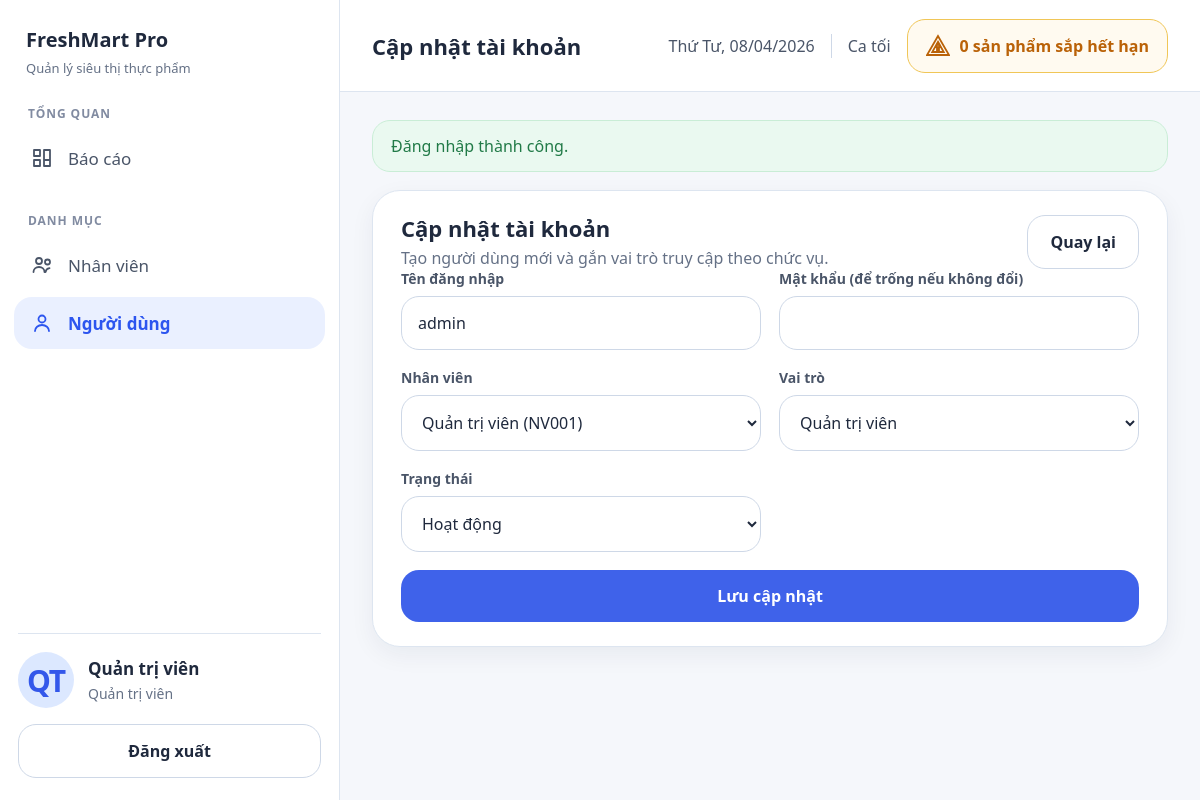
The page /index.php?c=tai-khoan&a=form&id=1 (signed in) on the database its author committed.
### tables this page shows
CREATE TABLE `tai_khoan` (
  `ma_tai_khoan` int(11) NOT NULL,
  `ten_dang_nhap` varchar(50) NOT NULL,
  `password` varchar(255) NOT NULL,
  `trang_thai` enum('HOAT_DONG','VO_HIEU_HOA') DEFAULT 'HOAT_DONG',
  `ma_nhan_vien` varchar(20) DEFAULT NULL,
  `ma_chuc_vu` varchar(20) DEFAULT NULL
);

CREATE TABLE `nhan_vien` (
  `ma_nhan_vien` varchar(20) NOT NULL,
  `ten_nhan_vien` varchar(100) NOT NULL,
  `gioi_tinh` varchar(10) DEFAULT NULL,
  `so_dien_thoai` varchar(15) DEFAULT NULL,
  `email` varchar(100) DEFAULT NULL,
  `dia_chi` varchar(255) DEFAULT NULL,
  `ngay_sinh` date DEFAULT NULL,
  `ma_chuc_vu` varchar(20) DEFAULT NULL
);

CREATE TABLE `chuc_vu` (
  `ma_chuc_vu` varchar(20) NOT NULL,
  `ten_chuc_vu` varchar(100) NOT NULL
);

### controllers/TaiKhoanController.php (called while the page is built, shortened)
<?php
require_once APP_ROOT . '/models/TaiKhoanModel.php';
require_once APP_ROOT . '/models/ChucVuModel.php';
class TaiKhoanController
{
    private TaiKhoanModel $taiKhoanModel;
    private ChucVuModel $chucVuModel;
    public function __construct()
    {
        $this->taiKhoanModel = new TaiKhoanModel();
        $this->chucVuModel = new ChucVuModel();
    }
    public function form(): void
    {
        $id = (int) ($_GET['id'] ?? 0);
        $account = $id > 0 ? $this->taiKhoanModel->findById($id) : null;
        $this->renderForm($account, [], $account !== null);
    }
    private function renderForm(array|null $account, array $errors, bool $isEdit): void
    {
        $currentEmployeeId = is_array($account) ? (string) ($account['ma_nhan_vien'] ?? '') : null;
        render('tai_khoan/form', [
            'pageTitle' => $isEdit ? 'Cập nhật tài khoản' : 'Thêm tài khoản',
            'account' => $account,
            'errors' => $errors,
            'roles' => $this->chucVuModel->all(),
            'employees' => $this->taiKhoanModel->availableEmployees($currentEmployeeId),
            'isEdit' => $isEdit,
        ]);
    }
}

### index.php (called while the page is built, shortened)
<?php
require_once realpath(__DIR__ . '/config/app.php');
$route = current_route();
$action = $route['action'];
$controller = new $controllerClass();
$controller->{$action}();

### models/TaiKhoanModel.php (called while the page is built, shortened)
<?php
class TaiKhoanModel
{
    private PDO $pdo;
    public function __construct()
    {
        $this->pdo = db();
    }
    public function findById(int $id): ?array
    {
        $statement = $this->pdo->prepare(
            "SELECT
                tk.ma_tai_khoan,
                tk.ten_dang_nhap,
                tk.trang_thai,
                tk.ma_nhan_vien,
                tk.ma_chuc_vu,
                nv.ten_nhan_vien,
                cv.ten_chuc_vu
             FROM tai_khoan tk
             LEFT JOIN nhan_vien nv ON nv.ma_nhan_vien = tk.ma_nhan_vien
             LEFT JOIN chuc_vu cv ON cv.ma_chuc_vu = tk.ma_chuc_vu
             WHERE tk.ma_tai_khoan = :id
             LIMIT 1"
        );
        $statement->execute(['id' => $id]);
        $account = $statement->fetch();
        return $account ?: null;
    }
    public function availableEmployees(?string $includeEmployeeId = null): array
    {
        $sql = "SELECT
                    nv.ma_nhan_vien,
                    nv.ten_nhan_vien,
                    cv.ten_chuc_vu
                FROM nhan_vien nv
                LEFT JOIN chuc_vu cv ON cv.ma_chuc_vu = nv.ma_chuc_vu
                LEFT JOIN tai_khoan tk ON tk.ma_nhan_vien = nv.ma_nhan_vien
                WHERE tk.ma_tai_khoan IS NULL";
        $params = [];
        if ($includeEmployeeId !== null && $includeEmployeeId !== '') {
            $sql .= ' OR nv.ma_nhan_vien = :include_employee_id';
            $params['include_employee_id'] = $includeEmployeeId;
        }
        $sql .= ' ORDER BY nv.ten_nhan_vien ASC';
        $statement = $this->pdo->prepare($sql);
        $statement->execute($params);
        return $statement->fetchAll();
    }
}

### config/database.php (called while the page is built, shortened)
<?php
function db()
{
    static $pdo = null;
    if ($pdo === null) {
        $dsn = 'mysql:host=' . DB_HOST . ';port=' . DB_PORT
             . ';dbname=' . DB_NAME . ';charset=' . DB_CHARSET;
        try {
            $pdo = new PDO($dsn, DB_USER, DB_PASS, [
                PDO::ATTR_ERRMODE            => PDO::ERRMODE_EXCEPTION,
                PDO::ATTR_DEFAULT_FETCH_MODE => PDO::FETCH_ASSOC,
                PDO::ATTR_EMULATE_PREPARES   => false,
            ]);
        } catch (PDOException $e) {
            die('Lỗi kết nối CSDL: ' . $e->getMessage());
        }
    }
    return $pdo;
}

### models/ChucVuModel.php (called while the page is built, shortened)
<?php
class ChucVuModel
{
    private PDO $pdo;
    public function __construct()
    {
        $this->pdo = db();
    }
    public function all(): array
    {
        $statement = $this->pdo->query(
            'SELECT ma_chuc_vu, ten_chuc_vu FROM chuc_vu ORDER BY ten_chuc_vu ASC'
        );
        return $statement->fetchAll();
    }
}

### views/tai_khoan/form.php (the view, shortened to what this page needs)
<?php
$account = $account ?? [];
$roles = $roles ?? [];
$employees = $employees ?? [];
$isEdit = $isEdit ?? false;
?>
<section class="panel">
    <div class="toolbar">
        <div>
            <h3 class="section-title"><?= $isEdit ? 'Cập nhật tài khoản' : 'Thêm tài khoản' ?></h3>
            <p class="section-subtitle">Tạo người dùng mới và gắn vai trò truy cập theo chức vụ.</p>
        </div>
        <a class="button button--ghost" href="<?= e(url_for('tai-khoan', 'index')) ?>">Quay lại</a>
    </div>
    <form method="post" action="<?= e(url_for('tai-khoan', 'save')) ?>" class="form-grid">
        <div class="field">
            <label for="ten_dang_nhap">Tên đăng nhập</label>
            <input id="ten_dang_nhap" name="ten_dang_nhap" value="<?= e($account['ten_dang_nhap'] ?? '') ?>" required>
        </div>
        <div class="field">
            <label for="password">Mật khẩu <?= $isEdit ? '(để trống nếu không đổi)' : '' ?></label>
            <input id="password" name="password" type="password" <?= $isEdit ? '' : 'required' ?>>
        </div>
        <div class="field">
            <label for="ma_nhan_vien">Nhân viên</label>
            <select id="ma_nhan_vien" name="ma_nhan_vien" required>
                <?php foreach ($employees as $employee): ?>
                    <option value="<?= e($employee['ma_nhan_vien']) ?>" <?= ($account['ma_nhan_vien'] ?? '') === $employee['ma_nhan_vien'] ? 'selected' : '' ?>>
                        <?= e($employee['ten_nhan_vien']) ?> (<?= e($employee['ma_nhan_vien']) ?>)
                    </option>
                <?php endforeach; ?>
            </select>
        </div>
        <div class="field">
            <label for="ma_chuc_vu">Vai trò</label>
            <select id="ma_chuc_vu" name="ma_chuc_vu" required>
                <?php foreach ($roles as $role): ?>
                    <option value="<?= e($role['ma_chuc_vu']) ?>" <?= ($account['ma_chuc_vu'] ?? '') === $role['ma_chuc_vu'] ? 'selected' : '' ?>>
                        <?= e($role['ten_chuc_vu']) ?>
                    </option>
                <?php endforeach; ?>
            </select>
        </div>
        <div class="field">
            <label for="trang_thai">Trạng thái</label>
            <select id="trang_thai" name="trang_thai">
                <?php $status = $account['trang_thai'] ?? 'HOAT_DONG'; ?>
                <option value="HOAT_DONG" <?= $status === 'HOAT_DONG' ? 'selected' : '' ?>>Hoạt động</option>
            </select>
        </div>
        <div class="field field--full">
            <button type="submit"><?= $isEdit ? 'Lưu cập nhật' : 'Thêm tài khoản' ?></button>
        </div>
    </form>
</section>

### views/layout/header.php (shortened to what this page needs)
<!DOCTYPE html>
<html lang="vi">
<head>
    <link rel="stylesheet" href="<?= e(asset_url('css/style.css')) ?>?v=<?= e(APP_VERSION) ?>">
    <link rel="stylesheet" href="<?= e(asset_url('css/smooth.css')) ?>?v=<?= e(APP_VERSION) ?>">
</head>
<body hx-boost="true">
    <div class="app-shell<?= $hideNav ? ' app-shell--auth' : '' ?>">
        <?php if (!$hideNav && $currentUser): ?>
            <aside class="sidebar">
                <div class="brand">
                    <h1>FreshMart Pro</h1>
                    <p>Quản lý siêu thị thực phẩm</p>
                </div>
                <nav class="sidebar__nav">
                    <div class="sidebar__section">
                        <span class="sidebar__section-label">Tổng quan</span>
                        <a class="nav-link <?= $route['controller'] === 'bao-cao' ? 'is-active' : '' ?>" href="<?= e(url_for('bao-cao', 'index')) ?>">
                            <span class="nav-link__icon">
                                <svg viewBox="0 0 24 24" aria-hidden="true"><path d="M4 4h6v6H4zm10 0h6v10h-6zM4 14h6v6H4zm10 0h6v6h-6z"/></svg>
                            </span>
                            <span>Báo cáo</span>
                        </a>
                    </div>
                    <div class="sidebar__section">
                        <span class="sidebar__section-label">Danh mục</span>
                        <?php if (can_access('nhan-vien')): ?>
                            <a class="nav-link <?= $route['controller'] === 'nhan-vien' ? 'is-active' : '' ?>" href="<?= e(url_for('nhan-vien', 'index')) ?>">
                                <span class="nav-link__icon">
                                    <svg viewBox="0 0 24 24" aria-hidden="true"><circle cx="9" cy="8" r="3"/><path d="M3.5 19c0-2.8 2.4-5 5.5-5s5.5 2.2 5.5 5"/><circle cx="17.5" cy="9" r="2.5"/><path d="M15.5 19c.3-2 1.9-3.5 4-3.9"/></svg>
                                </span>
                                <span>Nhân viên</span>
                            </a>
                        <?php endif; ?>
                        <?php if (can_access('tai-khoan')): ?>
                            <a class="nav-link <?= $route['controller'] === 'tai-khoan' ? 'is-active' : '' ?>" href="<?= e(url_for('tai-khoan', 'index')) ?>">
                                <span class="nav-link__icon">
                                    <svg viewBox="0 0 24 24" aria-hidden="true"><circle cx="12" cy="8" r="3.5"/><path d="M5 20c0-3.3 3.1-6 7-6s7 2.7 7 6"/></svg>
                                </span>
                                <span>Người dùng</span>
                            </a>
                        <?php endif; ?>
                    </div>
                </nav>
                <div class="sidebar__footer">
                    <div class="profile-card">
                        <div class="profile-card__avatar"><?= e(user_initials($currentUser['ten_nhan_vien'] ?? $currentUser['ten_dang_nhap'] ?? '')) ?></div>
                        <div>
                            <strong><?= e($currentUser['ten_nhan_vien'] ?? $currentUser['ten_dang_nhap'] ?? 'Người dùng') ?></strong>
                            <span><?= e($currentUser['ten_chuc_vu'] ?? $currentUser['ma_chuc_vu'] ?? '') ?></span>
                        </div>
                    </div>
                    <a class="button button--ghost button--full" href="<?= e(url_for('auth', 'logout')) ?>">Đăng xuất</a>
                </div>
            </aside>
        <?php endif; ?>
        <main class="content">
            <?php if (!$hideNav && $currentUser): ?>
                <header class="topbar">
                    <div class="topbar__title"><?= e($route['controller'] === 'bao-cao' ? 'Báo cáo tổng quan' : $pageTitle) ?></div>
                    <div class="topbar__meta">
                        <span><?= e(app_date_label()) ?></span>
                        <span><?= e(current_shift_label()) ?></span>
                        <span class="topbar__alert">
                            <svg viewBox="0 0 24 24" aria-hidden="true"><path d="M12 2 1 21h22L12 2zm0 5.75 5.74 10.25H6.26L12 7.75zM11 10h2v4h-2zm0 5h2v2h-2z"/></svg>
                            <?= e((string) expiring_product_count()) ?> sản phẩm sắp hết hạn
                        </span>
                    </div>
                </header>
            <?php endif; ?>
            <div class="content__inner">
            <?php foreach ($flashes as $flashMessage): ?>
                <div class="alert alert--<?= e($flashMessage['type']) ?>">
                    <?= e($flashMessage['message']) ?>
                </div>
            <?php endforeach; ?>

### assets/css/smooth.css (style rules this page uses)
.button, button, .nav-link { transition: all 0.25s cubic-bezier(0.16, 1, 0.3, 1) !important; }
.content__inner { animation: fadeUp 0.35s ease-out forwards; }

### rows shown on the page
tai_khoan: ma_nhan_vien.ten_nhan_vien "QT", ma_nhan_vien.ten_nhan_vien "Quản trị viên", ma_chuc_vu.ten_chuc_vu "Quản trị viên", ten_dang_nhap "admin", ma_nhan_vien "Quản trị viên (NV001)", ma_chuc_vu "Quản trị viên", trang_thai "Hoạt động"

### other values the page prints
$route['controller'] === 'bao-cao' ? 'Báo cáo tổng quan' : $pageTitle "Cập nhật tài khoản"
app_date_label() "Thứ Tư, 08/04/2026"
current_shift_label() "Ca tối"
expiring_product_count() "0"
$flashMessage['message'] "Đăng nhập thành công."
